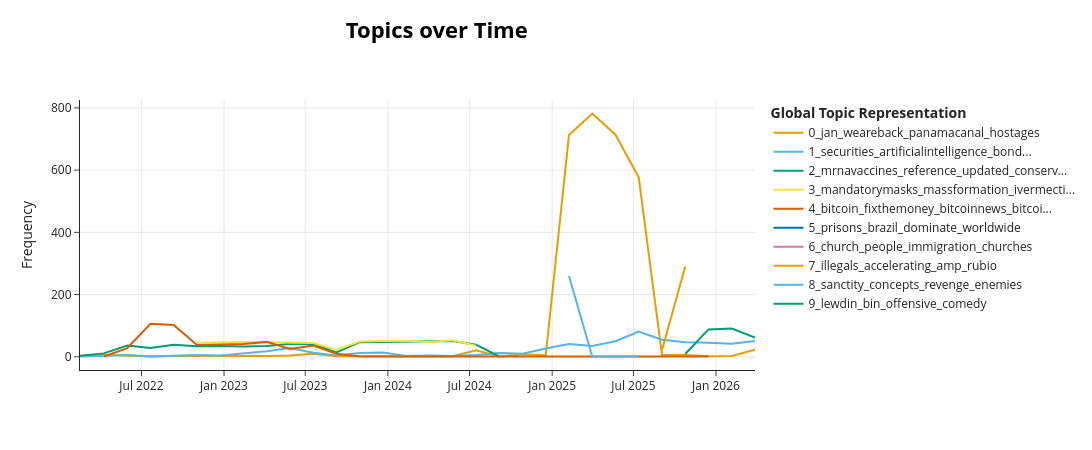

Source (notebook cell):
### Code cell
tot_truth = topic_model_truth.topics_over_time(
    truth['clean_text'].tolist(), truth['created_at'].tolist(), nr_bins=30
)
topic_model_truth.visualize_topics_over_time(tot_truth, top_n_topics=10)

### Figure 1 — Plotly figure (JSON) as saved in the notebook; plotly's stock layout.template omitted (floating-point values rounded to 4 significant figures)
{"data": [{"hoverinfo": "text", "hovertext": ["<b>Topic 0</b><br>Words: allof, russiagates, ukrainecall, impeachementgates, fisagates", "<b>Topic 0</b><br>Words: electricvehicles, lgb, gasprices, lol, aoc", "<b>Topic 0</b><br>Words: pence, bearded, beardedwomen, heatfake, nescient", "<b>Topic 0</b><br>Words: mics, mounted, canadians, unplug, getunplugged", "<b>Topic 0</b><br>Words: petersons, libshit, coruption, makebigtechdead, trevorreport", "<b>Topic 0</b><br>Words: abridge, chineseflu, theyrecomingforyourkids, liberofascists, lapdogs", "<b>Topic 0</b><br>Words: quack, activitytrump, timcast, handcuff, domesticterrorists", "<b>Topic 0</b><br>Words: stupid, undergroundusa, susanrice, nullification, podcastsonamazonmusic", "<b>Topic 0</b><br>Words: ricotrump, warfaretrumpwon, americagovernmentgangsters, janetyellen, debtceiling", "<b>Topic 0</b><br>Words: awaitingorderstrump, cabal, janetyellen, debtceiling, threedaysofthecondor", "<b>Topic 0</b><br>Words: evilweapons, arpabasemauiblackrock, pedosneedviagra, awk, hil", "<b>Topic 0</b><br>Words: moneytrail, shitshow, democratically, redcoats, rational", "<b>Topic 0</b><br>Words: nov, election, notecards, toostopthesteal, trumpwontrumpwontwicetrumpwon", "<b>Topic 0</b><br>Words: deepsate, press, southcarolinaprimary, nevernikki, scripted", "<b>Topic 0</b><br>Words: fakes, photographs, barack, clips, cheap", "<b>Topic 0</b><br>Words: houseoversightcommittee, housebill, housewayandmeanscommittee, factsarefacts, pocketcastnews", "<b>Topic 0</b><br>Words: gavinnewsome, deathofpoliticalhumor, harriswaltz, trumpcampaign, bidenharrisadministration", "<b>Topic 0</b><br>Words: kamala, veteransday, leftists, popularvote, veterans", "<b>Topic 0</b><br>Words: thanksgiving, leftists, onlykash, whitewomen, asians", "<b>Topic 0</b><br>Words: jan, prisoners, liars, weareback, panamacanal", "<b>Topic 0</b><br>Words: jan, weareback, panamacanal, hostages, terrorists", "<b>Topic 0</b><br>Words: jan, weareback, panamacanal, hostages, terrorists", "<b>Topic 0</b><br>Words: jan, weareback, panamacanal, hostages, terrorists", "<b>Topic 0</b><br>Words: criticisms, stylonews, project, zylinski, europe", "<b>Topic 0</b><br>Words: wakey, nurembergtrialsthis, latino, brown, impeachment", "<b>Topic 0</b><br>Words: absolutely, afghanis, squeaky, cabal, left", "<b>Topic 0</b><br>Words: anti, foreign, cities, lapping, aforementioned", "<b>Topic 0</b><br>Words: impeachtrump, kingrezapahlavi, thankyoutrump, passthesaveamericaact, freeiran"], "marker": {"color": "#E69F00"}, "mode": "lines", "name": "0_jan_weareback_panamacanal_hostages", "type": "scatter", "x": ["2022-02-14T03:46:58.911920", "2022-04-08T12:14:48.880000", "2022-05-30T07:24:56.616000", "2022-07-21T02:35:04.352000", "2022-09-10T21:45:12.088000", "2022-11-01T16:55:19.824000", "2022-12-23T12:05:27.560000", "2023-02-13T07:15:35.296000", "2023-04-06T02:25:43.032000", "2023-05-27T21:35:50.768000", "2023-07-18T16:45:58.504000", "2023-09-08T11:56:06.240000", "2023-10-30T07:06:13.976000", "2024-02-10T21:26:29.448000", "2024-05-24T11:46:44.920000", "2024-07-15T06:56:52.656000", "2024-09-05T02:07:00.392000", "2024-10-26T21:17:08.128000", "2024-12-17T16:27:15.864000", "2025-02-07T11:37:23.600000", "2025-03-31T06:47:31.336000", "2025-05-22T01:57:39.072000", "2025-07-12T21:07:46.808000", "2025-09-02T16:17:54.544000", "2025-10-24T11:28:02.280000", "2025-12-15T06:38:10.016000", "2026-02-05T01:48:17.752000", "2026-03-28T20:58:25.488000"], "y": [3, 6, 4, 1, 3, 3, 3, 1, 3, 4, 10, 2, 2, 1, 2, 21, 1, 8, 5, 713, 782, 714, 576, 6, 6, 2, 3, 23]}, {"hoverinfo": "text", "hovertext": ["<b>Topic 1</b><br>Words: felt, like, bigtech, securities, artificialintelligence", "<b>Topic 1</b><br>Words: fisher, herman, rick, arthur, unmanned", "<b>Topic 1</b><br>Words: obfcamachinelearning, techartificialintelligence, daysofcodepython, drone, intruders", "<b>Topic 1</b><br>Words: obfcamachinelearning, techartificialintelligence, daysofcodepython, drone, intruders", "<b>Topic 1</b><br>Words: worldcrisis, surgalign, surgicalguidance, applebigtech, ios", "<b>Topic 1</b><br>Words: maricopaelection, robotcops, stocking, wdata, qualityoflife", "<b>Topic 1</b><br>Words: communistai, layoff, usefulness, ibm, thousands", "<b>Topic 1</b><br>Words: bodega, chainstores, brainchilprt, cybersec, shoplifting", "<b>Topic 1</b><br>Words: intuit, artificialintelligence, emergentproperties, blackbox, artificialgeneralintelligence", "<b>Topic 1</b><br>Words: rawmaterials, toxicaddiction, stimuluspackage, greens, greenenergy", "<b>Topic 1</b><br>Words: mda, giorgiorossi, roccobruno, roganblackrockartificialintelligencealaddinlarryfink, sentient", "<b>Topic 1</b><br>Words: connectfour, pattern, deduction, connect, bruteforce", "<b>Topic 1</b><br>Words: millionaires, fyp, techsuccess, aimillionairesunite, easymoneyai", "<b>Topic 1</b><br>Words: giorgiorossi, roccobruno, lamda, sentient, singularity", "<b>Topic 1</b><br>Words: sunshine, shine, meepressgpt, photosharing, marissa", "<b>Topic 1</b><br>Words: musttakecourses, businessanalysis, networkengineering, computercourses, distancelearning", "<b>Topic 1</b><br>Words: canadapolicy, agriculturaldata, fairnessinfarming, transparencyintech, salesman", "<b>Topic 1</b><br>Words: offside, var, androids, football, intelligence", "<b>Topic 1</b><br>Words: tensorg, galaxyzfold, claudesonnet, profitlist, autoresponder", "<b>Topic 1</b><br>Words: teleforcesystems, wealthcoachmike, heberut, mikejones, michaeljones", "<b>Topic 1</b><br>Words: familyguy, adoption, ios, walk, artificialintelligence", "<b>Topic 1</b><br>Words: viewer, elimination, scott, qfs, discusses", "<b>Topic 1</b><br>Words: securities, wwdc, financialmarkets, bonds, economics", "<b>Topic 1</b><br>Words: securities, financialmarkets, bonds, economics, yonhapinfomax", "<b>Topic 1</b><br>Words: securities, finance, regulations, banking, financialmarkets", "<b>Topic 1</b><br>Words: securities, financialmarkets, bonds, yonhapinfomax, finance", "<b>Topic 1</b><br>Words: securities, financialmarkets, bonds, yonhapinfomax, economics", "<b>Topic 1</b><br>Words: costs, savings, securities, financialmarkets, bonds", "<b>Topic 1</b><br>Words: bonds, securities, financialmarkets, economics, finance", "<b>Topic 1</b><br>Words: securities, financialmarkets, bonds, economics, banking"], "marker": {"color": "#56B4E9"}, "mode": "lines", "name": "1_securities_artificialintelligence_bond...", "type": "scatter", "x": ["2022-02-14T03:46:58.911920", "2022-04-08T12:14:48.880000", "2022-05-30T07:24:56.616000", "2022-07-21T02:35:04.352000", "2022-09-10T21:45:12.088000", "2022-11-01T16:55:19.824000", "2022-12-23T12:05:27.560000", "2023-02-13T07:15:35.296000", "2023-04-06T02:25:43.032000", "2023-05-27T21:35:50.768000", "2023-07-18T16:45:58.504000", "2023-09-08T11:56:06.240000", "2023-10-30T07:06:13.976000", "2023-12-21T02:16:21.712000", "2024-02-10T21:26:29.448000", "2024-04-02T16:36:37.184000", "2024-05-24T11:46:44.920000", "2024-07-15T06:56:52.656000", "2024-09-05T02:07:00.392000", "2024-10-26T21:17:08.128000", "2024-12-17T16:27:15.864000", "2025-02-07T11:37:23.600000", "2025-03-31T06:47:31.336000", "2025-05-22T01:57:39.072000", "2025-07-12T21:07:46.808000", "2025-09-02T16:17:54.544000", "2025-10-24T11:28:02.280000", "2025-12-15T06:38:10.016000", "2026-02-05T01:48:17.752000", "2026-03-28T20:58:25.488000"], "y": [1, 4, 6, 1, 4, 6, 4, 10, 18, 28, 13, 4, 12, 14, 3, 4, 3, 6, 12, 10, 27, 41, 35, 50, 81, 55, 47, 45, 42, 51]}, {"hoverinfo": "text", "hovertext": ["<b>Topic 2</b><br>Words: mrnavaccines, reference, updated, conservative, politics", "<b>Topic 2</b><br>Words: ukrainewar, mrnavaccines, reference, updated, conservative", "<b>Topic 2</b><br>Words: mrnavaccines, reference, updated, conservative, politics", "<b>Topic 2</b><br>Words: walkaway, ukrainewar, mrnavaccines, reference, updated", "<b>Topic 2</b><br>Words: mrnavaccines, reference, updated, conservative, politics", "<b>Topic 2</b><br>Words: walkaway, mrnavaccines, reference, updated, conservative", "<b>Topic 2</b><br>Words: mrnavaccines, reference, walkaway, updated, conservative", "<b>Topic 2</b><br>Words: walkaway, mrnavaccines, reference, updated, conservative", "<b>Topic 2</b><br>Words: walkaway, mrnavaccines, reference, updated, conservative", "<b>Topic 2</b><br>Words: mrnavaccines, reference, updated, conservative, politics", "<b>Topic 2</b><br>Words: walkaway, mrnavaccines, reference, updated, conservative", "<b>Topic 2</b><br>Words: mrnavaccines, reference, updated, conservative, politics", "<b>Topic 2</b><br>Words: israelpalestineconflict, mrnavaccines, reference, updated, conservative", "<b>Topic 2</b><br>Words: israelpalestineconflict, mrnavaccines, reference, updated, conservative", "<b>Topic 2</b><br>Words: israelpalestineconflict, mrnavaccines, reference, updated, conservative", "<b>Topic 2</b><br>Words: israelpalestineconflict, mrnavaccines, reference, updated, conservative", "<b>Topic 2</b><br>Words: israelpalestineconflict, mrnavaccines, reference, updated, conservative", "<b>Topic 2</b><br>Words: israelpalestineconflict, mrnavaccines, reference, updated, conservative", "<b>Topic 2</b><br>Words: themoreyouknow, afghanistan, mrnavaccines, reference, voterfraud"], "marker": {"color": "#009E73"}, "mode": "lines", "name": "2_mrnavaccines_reference_updated_conserv...", "type": "scatter", "x": ["2022-02-14T03:46:58.911920", "2022-04-08T12:14:48.880000", "2022-05-30T07:24:56.616000", "2022-07-21T02:35:04.352000", "2022-09-10T21:45:12.088000", "2022-11-01T16:55:19.824000", "2022-12-23T12:05:27.560000", "2023-02-13T07:15:35.296000", "2023-04-06T02:25:43.032000", "2023-05-27T21:35:50.768000", "2023-07-18T16:45:58.504000", "2023-09-08T11:56:06.240000", "2023-10-30T07:06:13.976000", "2023-12-21T02:16:21.712000", "2024-02-10T21:26:29.448000", "2024-04-02T16:36:37.184000", "2024-05-24T11:46:44.920000", "2024-07-15T06:56:52.656000", "2024-09-05T02:07:00.392000"], "y": [3, 11, 36, 28, 39, 34, 35, 33, 35, 42, 41, 14, 47, 48, 50, 49, 51, 39, 1]}, {"hoverinfo": "text", "hovertext": ["<b>Topic 3</b><br>Words: mandatorymasks, bigpharma, ivermectin, massformation, hydroxychloroquine", "<b>Topic 3</b><br>Words: mandatorymasks, massformation, ivermectin, noamnestyforexperts, hydroxychloroquine", "<b>Topic 3</b><br>Words: mandatorymasks, massformation, noamnestyforexperts, ivermectin, hydroxychloroquine", "<b>Topic 3</b><br>Words: mandatorymasks, massformation, noamnestyforexperts, ivermectin, hydroxychloroquine", "<b>Topic 3</b><br>Words: mandatorymasks, massformation, ivermectin, hydroxychloroquine, pfizer", "<b>Topic 3</b><br>Words: mandatorymasks, massformation, noamnestyforexperts, ivermectin, hydroxychloroquine", "<b>Topic 3</b><br>Words: mandatorymasks, massformation, noamnestyforexperts, ivermectin, hydroxychloroquine", "<b>Topic 3</b><br>Words: mandatorymasks, massformation, noamnestyforexperts, ivermectin, hydroxychloroquine", "<b>Topic 3</b><br>Words: mandatorymasks, massformation, ivermectin, hydroxychloroquine, noamnestyforexperts", "<b>Topic 3</b><br>Words: mandatorymasks, massformation, ivermectin, noamnestyforexperts, hydroxychloroquine", "<b>Topic 3</b><br>Words: mandatorymasks, massformation, ivermectin, noamnestyforexperts, hydroxychloroquine", "<b>Topic 3</b><br>Words: mandatorymasks, massformation, noamnestyforexperts, ivermectin, pfizer", "<b>Topic 3</b><br>Words: mandatorymasks, massformation, noamnestyforexperts, ivermectin, pfizer"], "marker": {"color": "#F0E442"}, "mode": "lines", "name": "3_mandatorymasks_massformation_ivermecti...", "type": "scatter", "x": ["2022-11-01T16:55:19.824000", "2022-12-23T12:05:27.560000", "2023-02-13T07:15:35.296000", "2023-04-06T02:25:43.032000", "2023-05-27T21:35:50.768000", "2023-07-18T16:45:58.504000", "2023-09-08T11:56:06.240000", "2023-10-30T07:06:13.976000", "2023-12-21T02:16:21.712000", "2024-02-10T21:26:29.448000", "2024-04-02T16:36:37.184000", "2024-05-24T11:46:44.920000", "2024-07-15T06:56:52.656000"], "y": [45, 47, 48, 47, 45, 44, 22, 49, 51, 52, 48, 53, 36]}, {"hoverinfo": "text", "hovertext": ["<b>Topic 4</b><br>Words: insanity, praying, reps, davos, trumptrains", "<b>Topic 4</b><br>Words: bitcoin, fixthemoney, bitcoinnews, bitcoinprice, stackingsats", "<b>Topic 4</b><br>Words: bitcoin, fixthemoney, bitcoinnews, bitcoinprice, stackingsats", "<b>Topic 4</b><br>Words: bitcoin, fixthemoney, bitcoinnews, bitcoinprice, stackingsats", "<b>Topic 4</b><br>Words: bitcoin, fixthemoney, bitcoinnews, bitcoinprice, stackingsats", "<b>Topic 4</b><br>Words: bitcoin, fixthemoney, bitcoinnews, bitcoinprice, stackingsats", "<b>Topic 4</b><br>Words: bitcoin, fixthemoney, bitcoinnews, bitcoinprice, stackingsats", "<b>Topic 4</b><br>Words: bitcoin, fixthemoney, bitcoinnews, bitcoinprice, stackingsats", "<b>Topic 4</b><br>Words: bitcoin, fixthemoney, bitcoinnews, bitcoinprice, stackingsats", "<b>Topic 4</b><br>Words: bitcoin, hucksters, bitcoinnews, fixthemoney, bitcoinprice", "<b>Topic 4</b><br>Words: bitcoin, fixthemoney, bitcoinnews, bitcoinprice, stackingsats", "<b>Topic 4</b><br>Words: message, chipping, msm, bitcoin, passions", "<b>Topic 4</b><br>Words: walkawayfoundation, walkawaycampaign, meshamainor, walkawaymovement, leavetheleft", "<b>Topic 4</b><br>Words: scotland, police, abusing, congratulations, tyrannical", "<b>Topic 4</b><br>Words: btc, cex, bybit, network, confuse", "<b>Topic 4</b><br>Words: wholesale, constituents, protective, regulate, limit", "<b>Topic 4</b><br>Words: cwar, potuselection, plessy, lawfareproceeding, revisiting", "<b>Topic 4</b><br>Words: paramount, exvadio, rawnakedtruth, bros, newspodcast", "<b>Topic 4</b><br>Words: actors, replacing, preformers, bitcoin, human"], "marker": {"color": "#D55E00"}, "mode": "lines", "name": "4_bitcoin_fixthemoney_bitcoinnews_bitcoi...", "type": "scatter", "x": ["2022-04-08T12:14:48.880000", "2022-05-30T07:24:56.616000", "2022-07-21T02:35:04.352000", "2022-09-10T21:45:12.088000", "2022-11-01T16:55:19.824000", "2023-02-13T07:15:35.296000", "2023-04-06T02:25:43.032000", "2023-05-27T21:35:50.768000", "2023-07-18T16:45:58.504000", "2023-09-08T11:56:06.240000", "2023-10-30T07:06:13.976000", "2024-02-10T21:26:29.448000", "2024-04-02T16:36:37.184000", "2024-12-17T16:27:15.864000", "2025-02-07T11:37:23.600000", "2025-05-22T01:57:39.072000", "2025-07-12T21:07:46.808000", "2025-10-24T11:28:02.280000", "2025-12-15T06:38:10.016000"], "y": [1, 28, 106, 102, 38, 41, 48, 25, 36, 10, 1, 1, 1, 1, 1, 1, 3, 1, 1]}, {"hoverinfo": "text", "hovertext": ["<b>Topic 5</b><br>Words: prisons, brazil, dominate, worldwide, lula"], "marker": {"color": "#0072B2"}, "mode": "lines", "name": "5_prisons_brazil_dominate_worldwide", "type": "scatter", "x": ["2025-09-02T16:17:54.544000"], "y": [410]}, {"hoverinfo": "text", "hovertext": ["<b>Topic 6</b><br>Words: church, people, immigration, churches, fostering"], "marker": {"color": "#CC79A7"}, "mode": "lines", "name": "6_church_people_immigration_churches", "type": "scatter", "x": ["2025-02-07T11:37:23.600000"], "y": [370]}, {"hoverinfo": "text", "hovertext": ["<b>Topic 7</b><br>Words: illegals, rubio, accelerating, folks, deported", "<b>Topic 7</b><br>Words: illegals, accelerating, amp, rubio, deported"], "marker": {"color": "#E69F00"}, "mode": "lines", "name": "7_illegals_accelerating_amp_rubio", "type": "scatter", "x": ["2025-09-02T16:17:54.544000", "2025-10-24T11:28:02.280000"], "y": [21, 290]}, {"hoverinfo": "text", "hovertext": ["<b>Topic 8</b><br>Words: sanctity, concepts, revenge, enemies, embrace", "<b>Topic 8</b><br>Words: stole, lurk, enemies, curious, putting", "<b>Topic 8</b><br>Words: thebigbeautifulbillisbullshit, fucktrumpblowhard, bombastic, sociopathic, narcissist", "<b>Topic 8</b><br>Words: scummy, inhuman, aiusaidscottyfilms, bitch, murderer"], "marker": {"color": "#56B4E9"}, "mode": "lines", "name": "8_sanctity_concepts_revenge_enemies", "type": "scatter", "x": ["2025-02-07T11:37:23.600000", "2025-03-31T06:47:31.336000", "2025-05-22T01:57:39.072000", "2025-07-12T21:07:46.808000"], "y": [260, 1, 1, 1]}, {"hoverinfo": "text", "hovertext": ["<b>Topic 9</b><br>Words: lewdin, bin, offensive, meme, comedy", "<b>Topic 9</b><br>Words: lewdin, bin, offensive, comedy, viral", "<b>Topic 9</b><br>Words: lewdin, bin, offensive, comedy, viral", "<b>Topic 9</b><br>Words: lewdin, bin, offensive, comedy, meme"], "marker": {"color": "#009E73"}, "mode": "lines", "name": "9_lewdin_bin_offensive_comedy", "type": "scatter", "x": ["2025-10-24T11:28:02.280000", "2025-12-15T06:38:10.016000", "2026-02-05T01:48:17.752000", "2026-03-28T20:58:25.488000"], "y": [9, 88, 91, 62]}], "layout": {"height": 450, "hoverlabel": {"bgcolor": "white", "font": {"family": "Rockwell", "size": 16}}, "legend": {"title": {"text": "<b>Global Topic Representation"}}, "title": {"font": {"color": "Black", "size": 22}, "text": "<b>Topics over Time</b>", "x": 0.4, "xanchor": "center", "y": 0.95, "yanchor": "top"}, "width": 1250, "xaxis": {"showgrid": true}, "yaxis": {"showgrid": true, "title": {"text": "Frequency"}}}}
